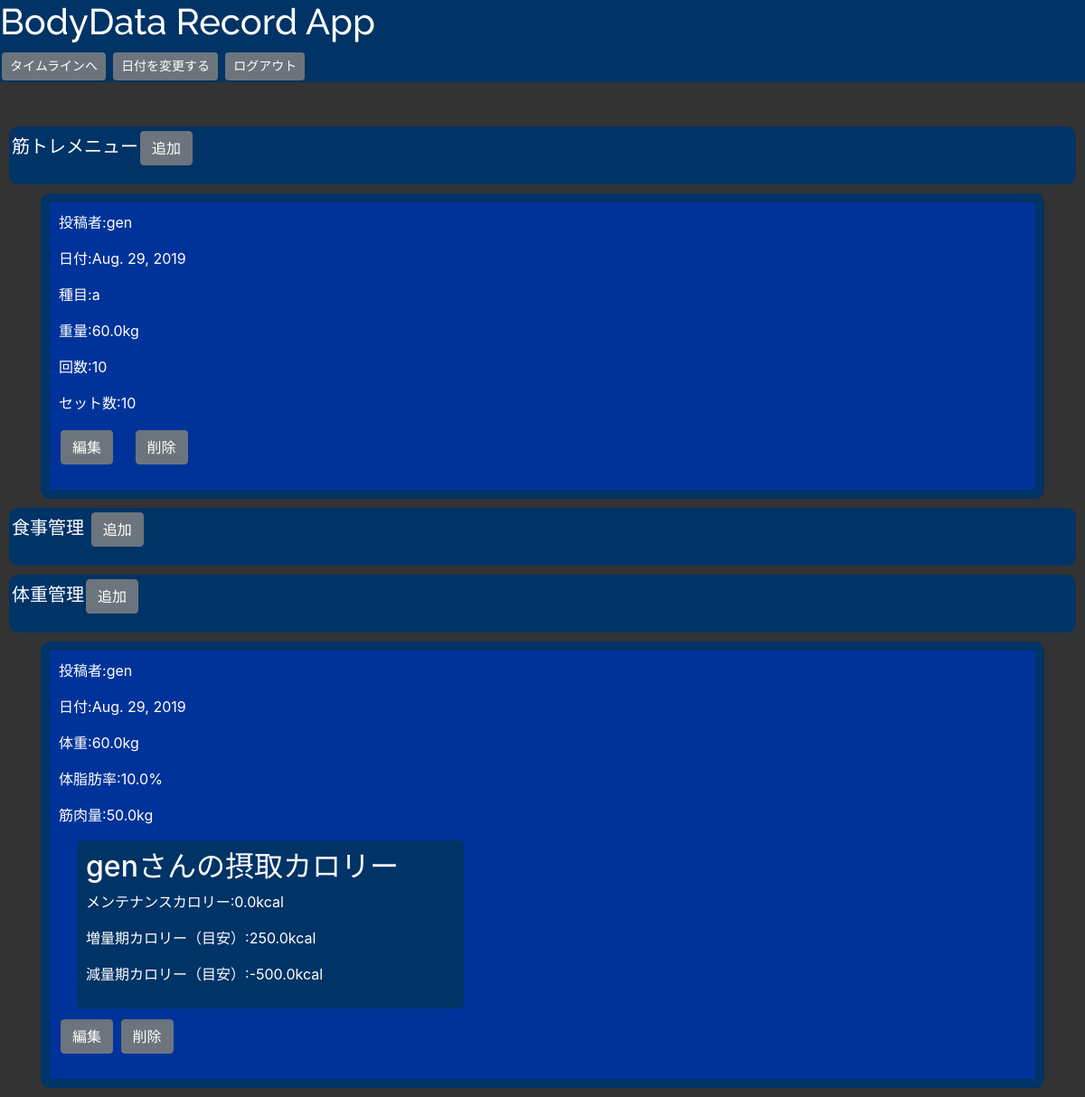
The page /home/ (signed in) on the database its author committed.
### bodydata_record_app/models.py (models this page shows, shortened)
class WorkoutModel(models.Model):
    name = models.CharField(max_length=100)
    weight = models.FloatField()
    reps = models.IntegerField()
    set = models.IntegerField()
    date = models.DateField(default=localdate())
    author = models.CharField(max_length=100)

class BodyModel(models.Model):
    weight = models.FloatField()
    percent_body_fat = models.FloatField(default=0)
    muscle_mass = models.FloatField(default=0)
    date = models.DateField(default=localdate())
    maintenance_calorie = models.FloatField(default=0)
    cutting_calorie = models.FloatField(default=0)
    increasing_calorie = models.FloatField(default=0)
    author = models.CharField(max_length=100)

### bodydata_record_app/views.py (the view)
# urls.py: path('home/', homefunc, name='home'),
@login_required
def homefunc(request):
    if request.method == 'POST':
        changed_date = request.POST['date']
        login_name = request.user.get_username()
        dict_data = get_data(login_name, changed_date)
        save_calorie_data(dict_data['body_data'])
        return render(request, 'home.html', dict_data)
    else:
        today = timezone.localtime(timezone.now()).date()
        login_name = request.user.get_username()
        dict_data = get_data(login_name, today)
        save_calorie_data(dict_data['body_data'])
        return render(request, 'home.html', dict_data)

### bodydata_record_app/data_func.py (called while the page is built)
def get_data(name, date):
    workout_data = WorkoutModel.objects.filter(author=name, date__icontains=date).all()
    diet_data = DietModel.objects.filter(author=name, date__icontains=date).all()
    body_data = BodyModel.objects.filter(author=name, date__icontains=date).all()
    return {'workout_data': workout_data, 'diet_data': diet_data, 'body_data': body_data}

def save_calorie_data(body_data):
    user = get_user_model()
    for data in body_data:
        user_data = user.objects.get(username=data.author)
        data.maintenance_calorie = round(user_data.workoutdegree * (13.4 * data.weight + 4.8 * user_data.height -
                                                                    5.68 * user_data.age + 88.4), 1)
        data.cutting_calorie = data.maintenance_calorie - 500
        data.increasing_calorie = data.maintenance_calorie + 250
        data.save()

### templates/home.html (shortened to what this page needs)
{% extends 'base_afterlogin.html' %}
{% block customcss %}
{% load static %}
<link rel="stylesheet" type="text/css" href="{% static 'home_style.css' %}">
{% endblock customcss %}
{% block header %}
<h1>BodyData Record App</h1>
    <a href="{% url 'timeline_workout' %}" class="btn btn-secondary btn-sm">タイムラインへ</a>
    <a href="{% url 'change_date' %}" class="btn btn-secondary btn-sm">日付を変更する</a>
{% endblock header %}
{% block content %}
    <div class="menu">
        <p>筋トレメニュー<a href="{% url 'workout_create' %}" class="btn btn-secondary">追加</a></p>
    </div>
    {% for item in workout_data %}
    <div class="container">
    <div class="info">
        <p>投稿者:{{ item.author }}</p>
        <p>日付:{{ item.date }}</p>
        <p>種目:{{ item.name }}</p>
        <p>重量:{{ item.weight }}kg</p>
        <p>回数:{{ item.reps }}</p>
        <p>セット数:{{ item.set }}</p>
        <p><a href="{% url 'workout_update' item.pk %}" class="btn btn-secondary">編集</a>
            <a href="{% url 'workout_delete' item.pk %}" class="btn btn-secondary">削除</a>
    </div>
    </div>
    {% endfor %}
    <div class="menu">
    <p>食事管理 <a href="{% url 'diet_create' %}" class="btn btn-secondary">追加</a></p>
    </div>
    <div class="menu">
        <p>体重管理<a href="{% url 'body_create' %}" class="btn btn-secondary">追加</a></p>
    </div>
    {% for item in body_data %}
    <div class="container">
    <div class="info">
        <p>投稿者:{{ item.author }}</p>
        <p>日付:{{ item.date }}</p>
        <p>体重:{{ item.weight }}kg</p>
        <p>体脂肪率:{{ item.percent_body_fat }}%</p>
        <p>筋肉量:{{ item.muscle_mass }}kg</p>
        <div class="calorie">
    <h2>{{ item.author }}さんの摂取カロリー</h2>
    <p>メンテナンスカロリー:{{ item.maintenance_calorie }}kcal</p>
    <p>増量期カロリー（目安）:{{ item.increasing_calorie }}kcal</p>
    <p>減量期カロリー（目安）:{{ item.cutting_calorie }}kcal</p>
</div>
        <p><a href="{% url 'body_update' item.pk %}" class="btn btn-secondary">編集</a>
            <a href="{% url 'body_delete' item.pk %}" class="btn btn-secondary">削除</a></p>
    </div>
    </div>
    {% endfor %}
{% endblock content %}

### templates/base_afterlogin.html (shortened to what this page needs)
<!doctype html>
<html>
  <head>
    <link rel="stylesheet" href="https://stackpath.bootstrapcdn.com/bootstrap/4.3.1/css/bootstrap.min.css">
    {% load static %}
    <link rel="stylesheet" type="text/css" href="{% static 'base_afterlogin.css' %}">
    {% block customcss %}
    {% endblock customcss %}
  </head>
  <body>
    <header>
    {% block header %}
    {% endblock header %}
      <span class="logout"><a href="{% url 'logout' %}" class="btn btn-secondary btn-sm">ログアウト</a></span>
    </header>
    {% block content %}
    {% endblock content %}
  </body>
</html>

### static/base_afterlogin.css (style rules this page uses)
header .logout { display: inline; }

### static/home_style.css (style rules this page uses)
header { text-align: light; background-color: #003366; font-family: 'Raleway', sans-serif; color: #fff; width: 100%; position: fixed; top: 0; z-index: 100; }
body { background-color: #333333; color: #fff }
.menu { background-color: #003366; font-size: 20px; padding: 3px; margin: 10px; border-radius: 10px; }
.btn { margin: 2px; }
.info { padding: 10px; border-radius: 10px; background-color: #003399; margin: 10px auto; border: 10px solid #003366; }
.calorie { margin: 10px 20px; background-color: #003366; border-radius: 5px; border: 10px solid #003366; width: 40%; }

### rows shown on the page
WorkoutModel: author "gen", date "Aug. 29, 2019", name "a", weight "60.0", reps "10", set "10"
BodyModel: author "gen", date "Aug. 29, 2019", weight "60.0", percent_body_fat "10.0", muscle_mass "50.0", maintenance_calorie "0.0", increasing_calorie "250.0", cutting_calorie "-500.0"
